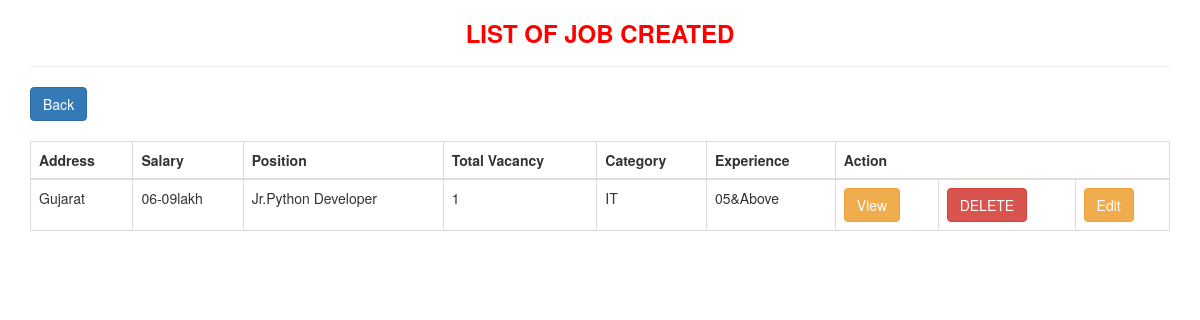
Screenshot of /listjobcreate/ (signed in) with the database file from the repository.
### myapp/models.py (models this page shows)
class JobPost(models.Model):
    SALARY =(
        ('03-05lakh','03-05lakh'),
        ('06-09lakh','06-09lakh'),
        ('10-12lakh','10-12lakh'),
        ('12&Abovelakh','12&Abovelakh'),
    )
    state_choices = (("Andhra Pradesh","Andhra Pradesh"),
    ("Arunachal Pradesh ","Arunachal Pradesh "),
    ("Assam","Assam"),
    ("Bihar","Bihar"),
    ("Chhattisgarh","Chhattisgarh"),
    ("Goa","Goa"),
    ("Gujarat","Gujarat"),
    ("Haryana","Haryana"),
    ("Himachal Pradesh","Himachal Pradesh"),
    ("Jammu and Kashmir ","Jammu and Kashmir "),
    ("Jharkhand","Jharkhand"),
    ("Karnataka","Karnataka"),
    ("Kerala","Kerala"),
    ("Madhya Pradesh","Madhya Pradesh"),
    ("Maharashtra","Maharashtra"),
    ("Manipur","Manipur"),
    ("Meghalaya","Meghalaya"),
    ("Mizoram","Mizoram"),
    ("Nagaland","Nagaland"),("Odisha","Odisha"),
    ("Punjab","Punjab"),
    ("Rajasthan","Rajasthan"),
    ("Sikkim","Sikkim"),
    ("Tamil Nadu","Tamil Nadu"),
    ("Telangana","Telangana"),
    ("Tripura","Tripura"),
    ("Uttar Pradesh","Uttar Pradesh"),
    ("Uttarakhand","Uttarakhand"),
    ("West Bengal","West Bengal"),
    ("Andaman and Nicobar Islands","Andaman and Nicobar Islands"),
    ("Chandigarh","Chandigarh"),
    ("Dadra and Nagar Haveli","Dadra and Nagar Haveli"),
    ("Daman and Diu","Daman and Diu"),
    ("Lakshadweep","Lakshadweep"),
    ("National Capital Territory of Delhi","National Capital Territory of Delhi"),
    ("Puducherry","Puducherry"))
    EXPERIENCE =(
        ('FRESHER','FRESHER'),
        ('02-04 YEAR','02-04 YEAR'),
        ('05&Above','05&Above'),
    )
    CATEGORY=(
        ('IT','IT'),
        ('ENGINEERING','ENGINEERING'),
        ('RESEARCH','RESEARCH'),
        ('MARKETING','MARKETING'),
        ('SALES','SALES'),
    )
    user = models.ForeignKey(User,on_delete=models.CASCADE,null=True,blank=True)
    address = models.CharField(choices=state_choices, max_length=150)
    salary = models.CharField(choices=SALARY,max_length=45)
    position = models.CharField(max_length=200)
    vacancy = models.IntegerField()
    category = models.CharField(choices=CATEGORY,max_length=50)
    experience = models.CharField(choices=EXPERIENCE,max_length=17)
    description = models.CharField(max_length=200,null=True,blank=True)

### myapp/views.py (the view)
# urls.py: path('listjobcreate/',views.list_job,name='list-job'),
@login_required(login_url='/login/')
def list_job(request):
    uid = JobPost.objects.filter(user=request.user).order_by('address')[::-1]
    return render(request,'list-job.html',{'uid':uid})

### myapp/templates/list-job.html (shortened to what this page needs)
<!DOCTYPE html>
<html lang="en">
<head>
  <link rel="stylesheet" href="https://maxcdn.bootstrapcdn.com/bootstrap/3.4.1/css/bootstrap.min.css">
</head>
<body>
<div class="container">
<h3 class="text-center"><strong style="color: red;">LIST OF JOB CREATED</strong></h3><hr>
<a href="{% url 'index_hr' %}" class="btn btn-primary">Back</a>
  {% if uid %}
  <table class="table table-bordered">
    <thead><br>
      <tr><br>
        <th>Address</th>
        <th>Salary</th>
        <th>Position</th>
        <th>Total Vacancy</th>
        <th>Category</th>
        <th>Experience</th>
        <th colspan="3">Action</th>
      </tr>
    </thead>
    <tbody>
        {% for one in uid %}
      <tr>
        <td>{{one.address}}</td>
        <td>{{one.salary}}</td>
        <td>{{one.position}}</td>
        <td>{{one.vacancy}}</td>
        <td>{{one.category}}</td>
        <td>{{one.experience}}</td>
        <td><a href="{% url 'list-candidate' one.id %}"><button class="btn btn-warning">View</button></a>  </td>
        <td><a href="{% url 'job-delete' one.id %}"><button class="btn btn-danger">DELETE</button></a>  </td>
        <td><a href="{% url 'job-edit' one.id %}"><button class="btn btn-warning">Edit</button></a>  </td>
      </tr>
      {% endfor %}
    </tbody>
  </table>
  {% else %}
        <h4 style="color: yellowgreen;" class="text-center">NO JOB POSTED YET!!</h4>
        <a href="{% url 'job-create' %}" class="btn btn-warning">Post A Job!</a>
  {% endif %}
</div>
</body>
</html>

### rows the page displays
JobPost: address "Gujarat", salary "06-09lakh", position "Jr.Python Developer", vacancy "1", category "IT", experience "05&Above"
